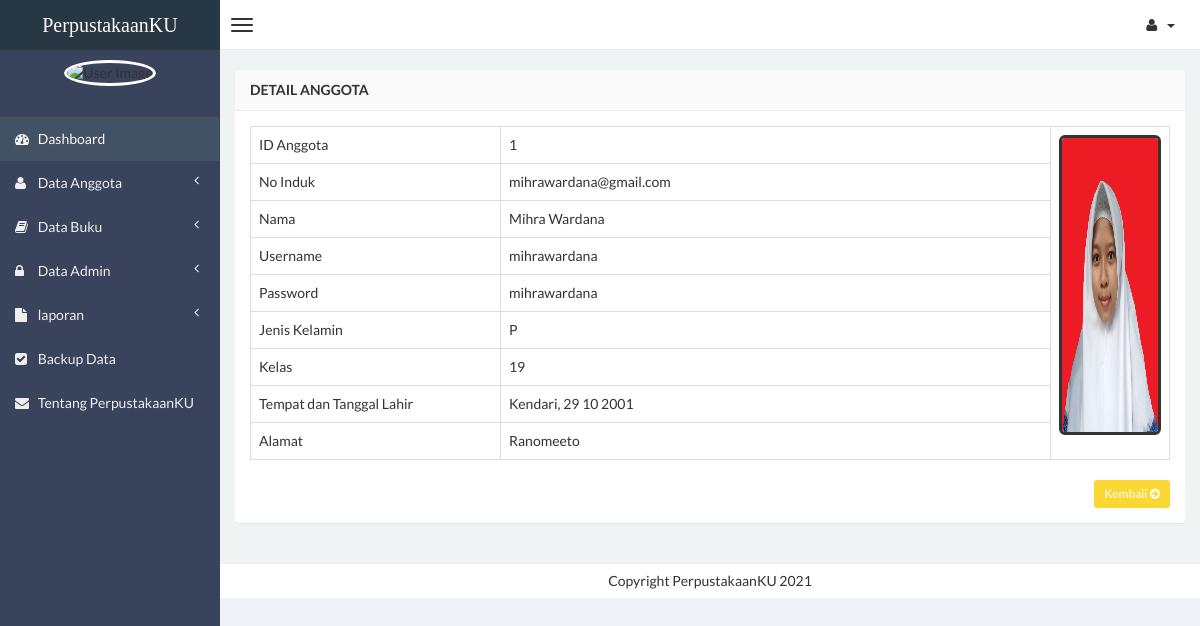
The app's page /admin/detail-anggota.php?hal=edit&kd=1 (signed in) with its own data.
### tables this page shows
CREATE TABLE `data_anggota` (
  `id` int(4) NOT NULL,
  `no_induk` varchar(100) NOT NULL,
  `nama` varchar(150) NOT NULL,
  `username` varchar(100) NOT NULL,
  `password` varchar(25) NOT NULL,
  `jk` varchar(2) NOT NULL,
  `kelas` varchar(5) NOT NULL,
  `ttl` varchar(100) NOT NULL,
  `alamat` varchar(250) NOT NULL,
  `foto` varchar(75) NOT NULL
);

### admin/detail-anggota.php (the view, shortened to what this page needs)
<?php
if (empty($_SESSION['username'])) {
    header('location:../index.php');
} else {
?>
    <!DOCTYPE html>
    <html>
    <head>
        <link href="../css/bootstrap.min.css" rel="stylesheet" type="text/css" />
        <link href="../css/font-awesome.min.css" rel="stylesheet" type="text/css" />
        <link href="../css/ionicons.min.css" rel="stylesheet" type="text/css" />
        <link href="../css/morris/morris.css" rel="stylesheet" type="text/css" />
        <link href="../css/jvectormap/jquery-jvectormap-1.2.2.css" rel="stylesheet" type="text/css" />
        <link href="../css/datepicker/datepicker3.css" rel="stylesheet" type="text/css" />
        <link href="../css/daterangepicker/daterangepicker-bs3.css" rel="stylesheet" type="text/css" />
        <link href="../css/iCheck/all.css" rel="stylesheet" type="text/css" />
        <link href="../css/style.css" rel="stylesheet" type="text/css" />
    </head>
    <body class="skin-black">
        <header class="header">
            <a href="index.php" class="logo">
                PerpustakaanKU
            </a>
            <nav class="navbar navbar-static-top" role="navigation">
                <a href="#" class="navbar-btn sidebar-toggle" data-toggle="offcanvas" role="button">
                    <span class="icon-bar"></span>
                    <span class="icon-bar"></span>
                    <span class="icon-bar"></span>
                </a>
                <div class="navbar-right">
                    <ul class="nav navbar-nav">
                        <li class="dropdown user user-menu">
                            <a href="#" class="dropdown-toggle" data-toggle="dropdown">
                                <i class="fa fa-user"></i>
                                <span><?php echo $_SESSION['fullname']; ?> <i class="caret"></i></span>
                            </a>
                        </li>
                    </ul>
                </div>
            </nav>
        </header>
    <?php } ?>
    <div class="wrapper row-offcanvas row-offcanvas-left">
        <aside class="left-side sidebar-offcanvas">
            <section class="sidebar">
                <div class="user-panel">
                    <div>
                        <center><img src="<?php echo $_SESSION['gambar']; ?>" height="80" width="80" class="img-circle" alt="User Image" style="border: 3px solid white;" /></center>
                    </div>
                    <div class="info">
                    </div>
                </div>
                <?php include "menu.php"; ?>
            </section>
        </aside>
        <aside class="right-side">
            <section class="content">
                <div class="row">
                    <div class="col-xs-12">
                        <div class="panel">
                            <header class="panel-heading">
                                <b>Detail Anggota</b>
                            </header>
                            <?php
                            $query = mysqli_query($conn, "SELECT * FROM data_anggota WHERE id='$_GET[kd]'");
                            $data  = mysqli_fetch_array($query);
                            ?>
                            <div class="panel-body">
                                <table id="example" class="table table-hover table-bordered">
                                    <tr>
                                        <td>ID Anggota</td>
                                        <td><?php echo $data['id']; ?></td>
                                        <td rowspan="9">
                                            <div class="pull-right image">
                                                <img src="<?php echo $data['foto']; ?>" class="img-rounded" height="300" width="250" alt="User Image" style="border: 3px solid #333333;" />
                                            </div>
                                        </td>
                                    </tr>
                                    <tr>
                                        <td width="250">No Induk</td>
                                        <td width="550"><?php echo $data['no_induk']; ?></td>
                                    </tr>
                                    <tr>
                                        <td>Nama</td>
                                        <td><?php echo $data['nama']; ?></td>
                                    </tr>
                                    <tr>
                                        <td>Username</td>
                                        <td><?php echo $data['username']; ?></td>
                                    </tr>
                                    <tr>
                                        <td>Password</td>
                                        <td><?php echo $data['password']; ?></td>
                                    </tr>
                                    <tr>
                                        <td>Jenis Kelamin</td>
                                        <td><?php echo $data['jk']; ?></td>
                                    </tr>
                                    <tr>
                                        <td>Kelas</td>
                                        <td><?php echo $data['kelas']; ?></td>
                                    </tr>
                                    <tr>
                                        <td>Tempat dan Tanggal Lahir</td>
                                        <td><?php echo $data['ttl']; ?></td>
                                    </tr>
                                    <tr>
                                        <td>Alamat</td>
                                        <td><?php echo $data['alamat']; ?></td>
                                    </tr>
                                </table>
                                <div class="text-right">
                                    <a href="anggota.php" class="btn btn-sm btn-warning"> Kembali <i class="fa fa-arrow-circle-right"></i></a>
                                </div>
                            </div>
                        </div>
                    </div>
                </div>
            </section>
            <div class="footer-main">
                Copyright PerpustakaanKU 2021
            </div>
        </aside>
    </div>
    </body>
    </html>

### records on screen
data_anggota: id "1", foto (picture), no_induk "mihrawardana@gmail.com", nama "Mihra Wardana", username "mihrawardana", password "mihrawardana", jk "P", kelas "19", ttl "Kendari, 29 10 2001", alamat "Ranomeeto"
